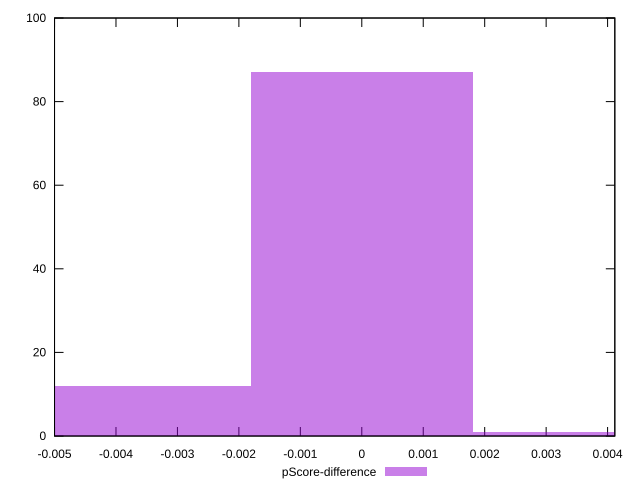

The gnuplot source for this figure:
reset

$pScoreDifference <<EOF
-0.0036200888483186883 12
0 87
0.0036200888483186883 1
EOF

set key outside below
set boxwidth 0.0036200888483186883
set xrange [-0.0050000000000000044:0.004117647058823559]
set yrange [0:100]
set trange [0:100]
set style fill transparent solid 0.5 noborder
set terminal svg size 640, 490 enhanced background rgb 'white'
set output "reports/report_00027_2021-02-24T12-40-31.850Z/unminified-javascript/samples/music/pScore-difference/histogram.svg"

plot $pScoreDifference title "pScore-difference" with boxes

reset
